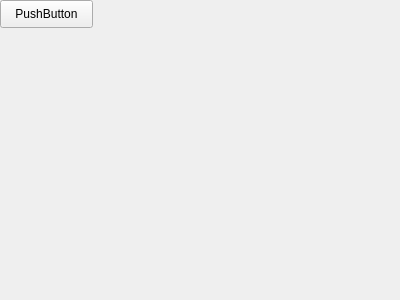
<?xml version="1.0" encoding="UTF-8"?>
<ui version="4.0">
 <class>bonuswindow</class>
 <widget class="QWidget" name="bonuswindow">
  <property name="geometry">
   <rect>
    <x>0</x>
    <y>0</y>
    <width>400</width>
    <height>300</height>
   </rect>
  </property>
  <property name="windowTitle">
   <string>Form</string>
  </property>
  <widget class="QPushButton" name="pushButton1">
   <property name="geometry">
    <rect>
     <x>0</x>
     <y>0</y>
     <width>93</width>
     <height>28</height>
    </rect>
   </property>
   <property name="text">
    <string>PushButton</string>
   </property>
  </widget>
 </widget>
 <resources/>
 <connections/>
</ui>
